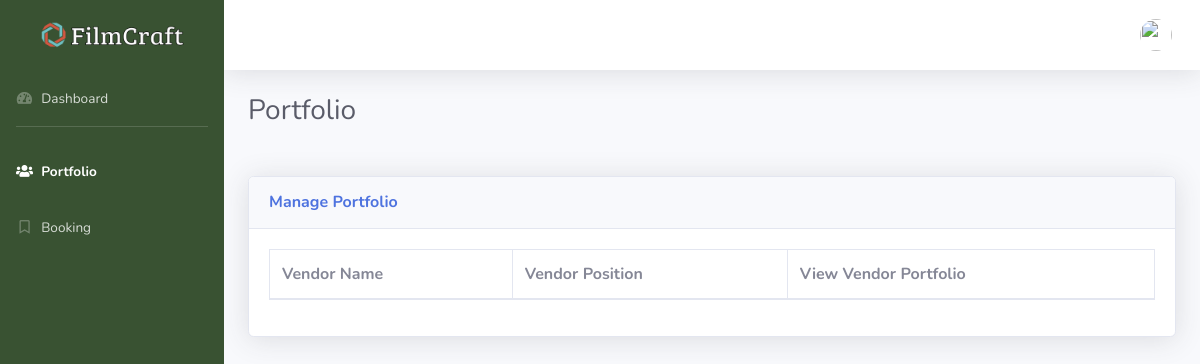
/user_admin/portfolio.php, run on an earlier commit of the app's database.
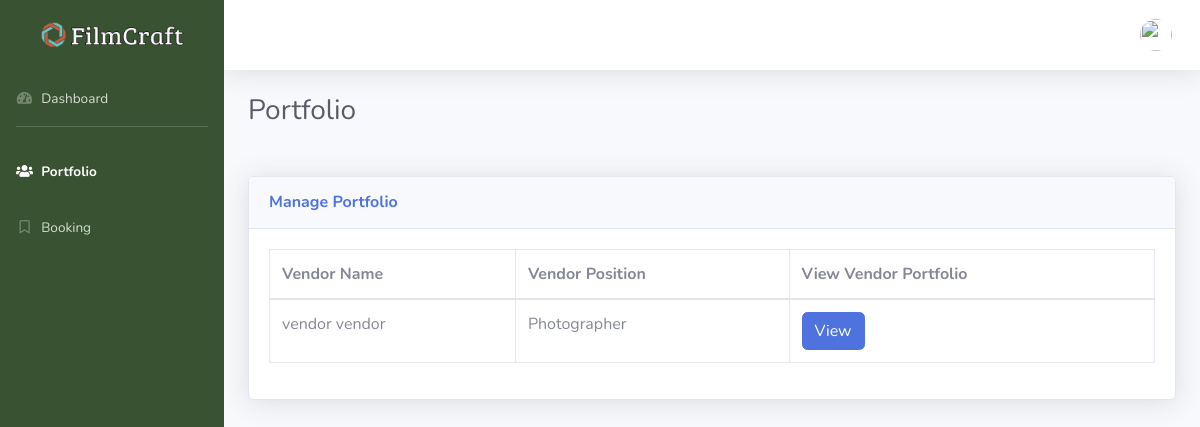
And on a later commit of the database.
### tables this page shows
CREATE TABLE `portfolio` (
  `portfolioId` int(11) NOT NULL,
  `vendor_Id` int(11) NOT NULL,
  `vendorWork_Id` int(11) NOT NULL,
  `portfolioFirstName` varchar(50) NOT NULL,
  `portfolioLastName` varchar(50) NOT NULL,
  `portfolioAddress` varchar(150) NOT NULL,
  `portfolioEmail` varchar(150) NOT NULL,
  `portfolioVendorPosition` varchar(50) NOT NULL,
  `portfolioProfileImage` varchar(255) NOT NULL,
  `portfolioRating` varchar(50) NOT NULL,
  `portfolioBookingRate` varchar(250) NOT NULL,
  `portfolioStartPrice` varchar(150) NOT NULL,
  `portfolioEndPrice` varchar(150) NOT NULL,
  `portfolioDescription` varchar(255) NOT NULL,
  `portfolioStatus` tinyint(4) NOT NULL,
  `portfolioSessionStatus` tinyint(4) NOT NULL
);

CREATE TABLE `vendor` (
  `vendorId` int(11) NOT NULL,
  `vendorEmail` varchar(150) NOT NULL,
  `vendorPassword` varchar(150) NOT NULL,
  `vendorFirstName` varchar(50) NOT NULL,
  `vendorLastName` varchar(50) NOT NULL,
  `vendorGender` varchar(20) NOT NULL,
  `vendorBirthdate` varchar(50) NOT NULL,
  `vendorNumber` varchar(50) NOT NULL,
  `vendorAddress` varchar(150) NOT NULL,
  `vendorType` varchar(50) NOT NULL,
  `vendorPosition` varchar(50) NOT NULL,
  `vendorProfileImage` varchar(255) NOT NULL,
  `vendorStatus` tinyint(5) NOT NULL,
  `vendorUserType` varchar(150) NOT NULL,
  `vendorLatitude` varchar(255) NOT NULL,
  `vendorLongitude` varchar(255) NOT NULL
);

### user_admin/sessions.php (called while the page is built, shortened)
<?php
$displayImage = $_SESSION['displayImage'];
?>

### user_admin/portfolio.php (the view, shortened to what this page needs)
<?php
include("sessions.php");
include("header.php");
include("../function/database.php");
$conn = $database;
?>
<body id="page-top">
    <div id="wrapper">
        <ul class="navbar-nav sidebar sidebar-dark accordion" id="accordionSidebar" style="background-color:#395232">
            <a class="sidebar-brand d-flex align-items-center justify-content-center" href="index.php">
                <div class="sidebar-brand-icon">
                     <img src="../resources/img/filmcraft.png" width="150">
                </div>
            </a>
            <li class="nav-item">
                <a class="nav-link" href="index.php">
                    <i class="fas fa-fw fa-tachometer-alt"></i>
                    <span>Dashboard</span></a>
                </li>
            <hr class="sidebar-divider">
            <li class="nav-item active">
                <a class="nav-link" href="portfolio.php">
                    <i class="fas fa-fw fa-users"></i>
                    <span>Portfolio</span></a>
                </li>
            <li class="nav-item">
                <a class="nav-link" href="booking.php">
                    <i class="far fa-fw fa-bookmark"></i>
                    <span>Booking</span></a>
                </li>
        </ul>
        <div id="content-wrapper" class="d-flex flex-column">
            <div id="content">
                <nav class="navbar navbar-expand navbar-light bg-white topbar mb-4 static-top shadow">
                    <ul class="navbar-nav ml-auto">
                         <?php include("topnav.php") ?>
                    </ul>
                </nav>
                <div class="container-fluid">
                    <h1 class="h3 mb-5 text-gray-800">Portfolio</h1>
                    <div class="card shadow mb-4">
                        <div class="card-header py-3">
                            <h6 class="m-0 font-weight-bold text-primary">Manage Portfolio</h6>
                        </div>
                        <div class="card-body">
                            <div class="table-responsive">
                                <table class="table table-bordered" id="dataTablex" width="100%" cellspacing="0">
                                    <thead>
                                        <tr>
                                            <th>Vendor Name</th>
                                            <th>Vendor Position</th>
                                            <th>View Vendor Portfolio</th>
                                        </tr>
                                    </thead>
                                    <tbody>
                                        <?php
                                        $query = "SELECT * FROM portfolio
                                        JOIN vendor ON portfolio.vendor_Id = vendor.vendorId
                                        WHERE portfolio.portfolioStatus = 1;
                                        ";
                                        $result = mysqli_query($conn,$query);
                                        while($row = mysqli_fetch_assoc($result)) {
                                        $fetchId        = $row['vendor_Id'];
                                        $fetchFirstName = $row['vendorFirstName'];
                                        $fetchLastName  = $row['vendorLastName'];
                                        $concatName     = $fetchFirstName.' '.$fetchLastName;
                                        $fetchPosition  = $row['portfolioVendorPosition'];
                                        ?>
                                        <tr>
                                            <td><?php echo $concatName ?></td>
                                            <td><?php echo $fetchPosition ?></td>
                                            <td><a href="view-portfolio.php?VID=<?php echo $fetchId ?>" class="btn btn-primary">View</a></td>
                                        </tr>
                                       <?php } ?>
                                    </tbody>
                                </table>
                            </div>
                        </div>
                    </div>
                </div>
            </div>
        </div>
    </div>
<?php
include("footer.php");
?>

### user_admin/header.php (shortened to what this page needs)
<!DOCTYPE html>
<html lang="en">
<head>
    <link href="../resources/vendor/fontawesome-free/css/all.min.css" rel="stylesheet" type="text/css">
    <link href="../resources/css/sb-admin-2.min.css" rel="stylesheet">
</head>

### user_admin/topnav.php (shortened to what this page needs)
<li class="nav-item dropdown no-arrow">
    <a class="nav-link dropdown-toggle" href="#" id="userDropdown" role="button"
        data-toggle="dropdown" aria-haspopup="true" aria-expanded="false">
        <img class="img-profile rounded-circle"
            src="<?php echo $displayImage ?>">
    </a>
</li>

### user_admin/footer.php (shortened to what this page needs)
    </body>
</html>

What changed in the data, as far as the page shows it:
added portfolio: vendor_Id.vendorLastName "vendor vendor", portfolioVendorPosition "Photographer"
